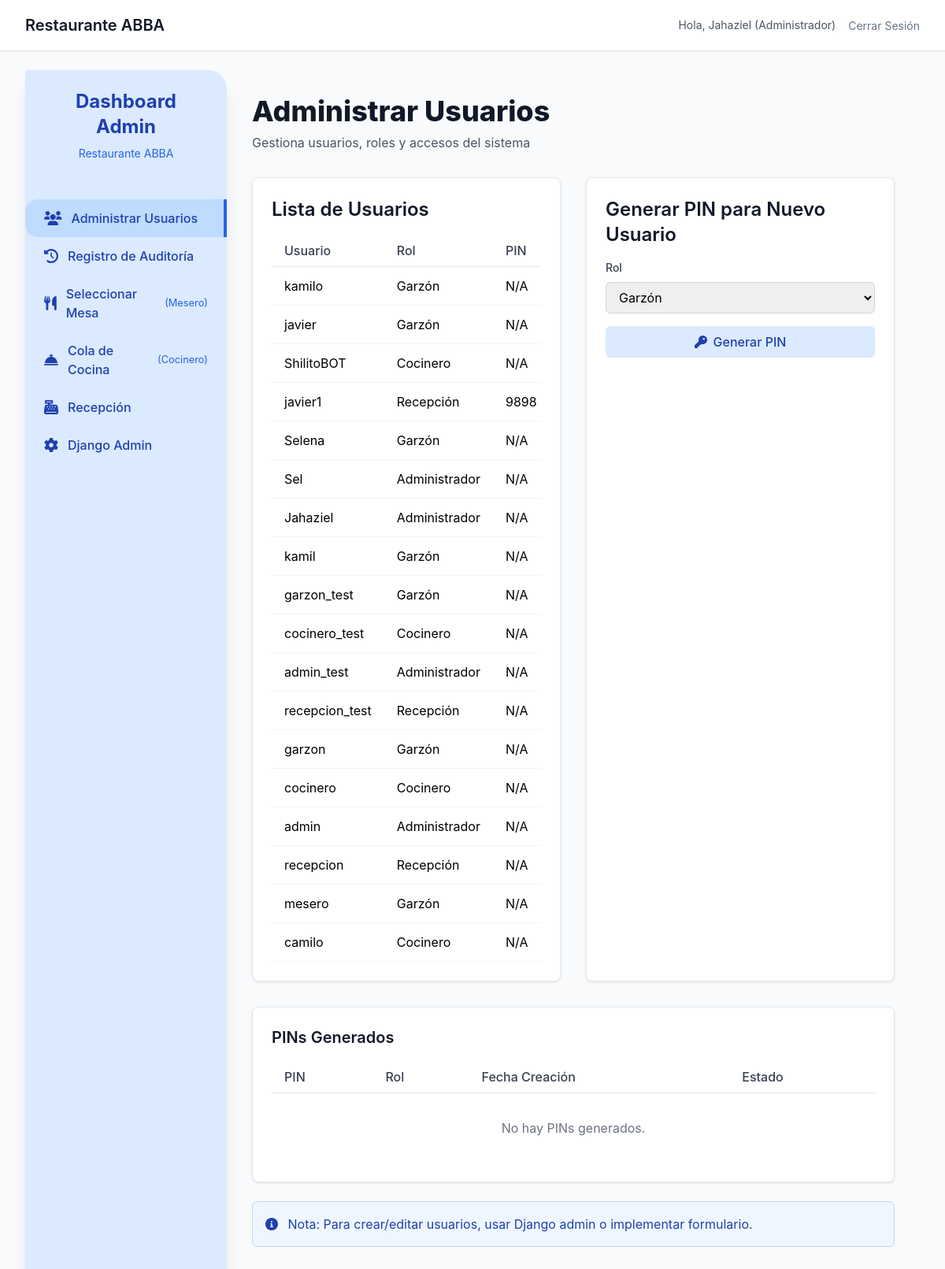
The page /home/admin-users/ (signed in) on the database its author committed.
### restaurant/models.py (models this page shows, shortened)
class UserProfile(models.Model):
    user = models.OneToOneField(User, on_delete=models.CASCADE)
    role = models.CharField("Rol", max_length=20, choices=[
        ('garzon', 'Garzón'),
        ('cocinero', 'Cocinero'),
        ('admin', 'Administrador'),
        ('recepcion', 'Recepción'),
    ], default='garzon')
    pin = models.CharField("PIN", max_length=10, blank=True)  # Para autenticación rápida
    class Meta:
        verbose_name = "Perfil de Usuario"
        verbose_name_plural = "Perfiles de Usuario"

### restaurant/views.py (the view, shortened to what this page needs)
# urls.py: path('admin-users/', views.admin_users, name='admin_users'),
@login_required
def admin_users(request):
    if request.user.userprofile.role != 'admin':
        return redirect('home')
    users = UserProfile.objects.all()
    pins = RegistrationPIN.objects.all().order_by('-created_at')
    return render(request, 'restaurant/admin_users.html', {'users': users, 'pins': pins})

### restaurant/templates/restaurant/admin_users.html (shortened to what this page needs)
{% extends "base.html" %}
{% block content %}
<div class="flex min-h-screen bg-gray-50">
    <div class="w-64 bg-blue-100 text-blue-800 shadow-xl rounded-r-3xl">
        <div class="p-6">
            <h2 class="text-2xl font-bold text-center">Dashboard Admin</h2>
            <p class="text-blue-600 text-sm mt-2 text-center">Restaurante ABBA</p>
        </div>
        <nav class="mt-6">
            <a href="{% url 'admin_users' %}" class="flex items-center py-3 px-6 hover:bg-blue-200 transition-colors duration-200 rounded-l-2xl {% if request.resolver_match.url_name == 'admin_users' %}bg-blue-200 border-r-4 border-blue-600{% endif %}">
                <i class="fas fa-users mr-3 text-lg"></i>
                <span class="font-medium">Administrar Usuarios</span>
            </a>
            <a href="{% url 'audit_log' %}" class="flex items-center py-3 px-6 hover:bg-blue-200 transition-colors duration-200 rounded-l-2xl ">
                <i class="fas fa-history mr-3 text-lg"></i>
                <span class="font-medium">Registro de Auditoría</span>
            </a>
            <a href="{% url 'select_table' %}" class="flex items-center py-3 px-6 hover:bg-blue-200 transition-colors duration-200 rounded-l-2xl ">
                <i class="fas fa-utensils mr-3 text-lg"></i>
                <span class="font-medium">Seleccionar Mesa</span>
                <small class="text-blue-600 ml-auto">(Mesero)</small>
            </a>
            <a href="{% url 'kitchen_queue' %}" class="flex items-center py-3 px-6 hover:bg-blue-200 transition-colors duration-200 rounded-l-2xl ">
                <i class="fas fa-concierge-bell mr-3 text-lg"></i>
                <span class="font-medium">Cola de Cocina</span>
                <small class="text-blue-600 ml-auto">(Cocinero)</small>
            </a>
            <a href="{% url 'reception' %}" class="flex items-center py-3 px-6 hover:bg-blue-200 transition-colors duration-200 rounded-l-2xl ">
                <i class="fas fa-cash-register mr-3 text-lg"></i>
                <span class="font-medium">Recepción</span>
            </a>
            {% if user.is_superuser %}
            <a href="/admin/" class="flex items-center py-3 px-6 hover:bg-blue-200 transition-colors duration-200 rounded-l-2xl">
                <i class="fas fa-cog mr-3 text-lg"></i>
                <span class="font-medium">Django Admin</span>
            </a>
            {% endif %}
        </nav>
    </div>
    <div class="flex-1 p-8">
        <div class="mb-8">
            <h1 class="text-4xl font-extrabold text-gray-900 mb-2">Administrar Usuarios</h1>
            <p class="text-gray-600">Gestiona usuarios, roles y accesos del sistema</p>
        </div>
        <div class="grid grid-cols-1 lg:grid-cols-2 gap-8">
            <div class="card p-6">
                <h2 class="text-2xl font-semibold text-gray-900 mb-4">Lista de Usuarios</h2>
                <div class="overflow-x-auto">
                    <table class="w-full table-auto">
                        <thead>
                            <tr class="border-b border-gray-200">
                                <th class="text-left py-2 px-4 font-medium text-gray-700">Usuario</th>
                                <th class="text-left py-2 px-4 font-medium text-gray-700">Rol</th>
                                <th class="text-left py-2 px-4 font-medium text-gray-700">PIN</th>
                            </tr>
                        </thead>
                        <tbody>
                            {% for profile in users %}
                            <tr class="border-b border-gray-100">
                                <td class="py-3 px-4">{{ profile.user.username }}</td>
                                <td class="py-3 px-4">{{ profile.get_role_display }}</td>
                                <td class="py-3 px-4">{{ profile.pin|default:"N/A" }}</td>
                            </tr>
                            {% endfor %}
                        </tbody>
                    </table>
                </div>
            </div>
            <div class="card p-6">
                <h2 class="text-2xl font-semibold text-gray-900 mb-4">Generar PIN para Nuevo Usuario</h2>
                <form method="post" class="space-y-4">
                    <div>
                        <label for="role" class="block text-sm font-medium text-gray-700 mb-2">Rol</label>
                        <select name="role" id="role" required class="w-full px-3 py-2 border border-gray-300 rounded-md focus:outline-none focus:ring-2 focus:ring-blue-500">
                            <option value="garzon">Garzón</option>
                        </select>
                    </div>
                    <button type="submit" class="btn-primary w-full py-2 px-4 rounded-md font-medium">
                        <i class="fas fa-key mr-2"></i>Generar PIN
                    </button>
                </form>
            </div>
        </div>
        <div class="card p-6 mt-8">
            <h3 class="text-xl font-semibold text-gray-900 mb-4">PINs Generados</h3>
            <div class="overflow-x-auto">
                <table class="w-full table-auto">
                    <thead>
                        <tr class="border-b border-gray-200">
                            <th class="text-left py-2 px-4 font-medium text-gray-700">PIN</th>
                            <th class="text-left py-2 px-4 font-medium text-gray-700">Rol</th>
                            <th class="text-left py-2 px-4 font-medium text-gray-700">Fecha Creación</th>
                            <th class="text-left py-2 px-4 font-medium text-gray-700">Estado</th>
                        </tr>
                    </thead>
                    <tbody>
                        {% for pin in pins %}
                        <tr class="border-b border-gray-100">
                            <td class="py-3 px-4 font-mono">{{ pin.pin }}</td>
                            <td class="py-3 px-4">{{ pin.get_role_display }}</td>
                            <td class="py-3 px-4">{{ pin.created_at|date:"d/m/Y H:i" }}</td>
                            <td class="py-3 px-4">
                                <span class="{% if pin.uses %}text-red-600{% else %}text-green-600{% endif %}">
                                    {{ pin.uses|yesno:"Usado,Disponible" }}
                                </span>
                            </td>
                        </tr>
                        {% empty %}
                        <tr>
                            <td colspan="4" class="py-8 px-4 text-center text-gray-500">No hay PINs generados.</td>
                        </tr>
                        {% endfor %}
                    </tbody>
                </table>
            </div>
        </div>
        <div class="mt-6 p-4 bg-blue-50 border border-blue-200 rounded-md">
            <p class="text-blue-800">
                <i class="fas fa-info-circle mr-2"></i>
                Nota: Para crear/editar usuarios, usar Django admin o implementar formulario.
            </p>
        </div>
    </div>
</div>
{% endblock %}

### restaurant/templates/base.html (shortened to what this page needs)
<!DOCTYPE html>
<html lang="es">
<head>
    <script src="https://cdn.tailwindcss.com"></script>
</head>
<body class="min-h-screen">
    <nav class="bg-white shadow-sm border-b border-gray-200">
        <div class="max-w-7xl mx-auto px-4 sm:px-6 lg:px-8">
            <div class="flex justify-between h-16">
                <div class="flex items-center">
                    <a href="{% url 'home' %}" class="text-xl font-semibold text-gray-900">Restaurante ABBA</a>
                </div>
                <div class="flex items-center space-x-4">
                    {% if user.is_authenticated %}
                        <span class="text-sm text-gray-600">Hola, {{ user.username }} ({{ user.userprofile.get_role_display }})</span>
                        <form method="post" action="{% url 'logout' %}" class="inline">
                            <button type="submit" class="nav-link text-sm">Cerrar Sesión</button>
                        </form>
                    {% endif %}
                </div>
            </div>
        </div>
    </nav>
    <main class="max-w-7xl mx-auto py-6 px-4 sm:px-6 lg:px-8">
        {% block content %}{% endblock %}
    </main>
</body>
</html>

### restaurant/templates/base.html (style rules this page uses)
body { background-color: #f8fafc; font-family: 'Inter', sans-serif; }
.nav-link { color: #64748b; transition: color 0.3s ease; }
.btn-primary { background-color: #dbeafe; color: #1e40af; border: none; }
.card { background-color: white; border: 1px solid #e2e8f0; border-radius: 0.5rem; box-shadow: 0 1px 3px rgba(0, 0, 0, 0.1); }

### rows shown on the page
UserProfile: user.username "kamilo", role "Garzón", pin "N/A"
UserProfile: user.username "javier", role "Garzón", pin "N/A"
UserProfile: user.username "ShilitoBOT", role "Cocinero", pin "N/A"
UserProfile: user.username "javier1", role "Recepción", pin "9898"
UserProfile: user.username "Selena", role "Garzón", pin "N/A"
UserProfile: user.username "Sel", role "Administrador", pin "N/A"
UserProfile: user.username "Jahaziel", role "Administrador", pin "N/A"
UserProfile: user.username "kamil", role "Garzón", pin "N/A"
UserProfile: user.username "garzon_test", role "Garzón", pin "N/A"
UserProfile: user.username "cocinero_test", role "Cocinero", pin "N/A"
UserProfile: user.username "admin_test", role "Administrador", pin "N/A"
UserProfile: user.username "recepcion_test", role "Recepción", pin "N/A"
UserProfile: user.username "garzon", role "Garzón", pin "N/A"
UserProfile: user.username "cocinero", role "Cocinero", pin "N/A"
UserProfile: user.username "admin", role "Administrador", pin "N/A"
UserProfile: user.username "recepcion", role "Recepción", pin "N/A"
UserProfile: user.username "mesero", role "Garzón", pin "N/A"
UserProfile: user.username "camilo", role "Cocinero", pin "N/A"

### other values the page prints
{{ user.username }} "Jahaziel"
{{ user.userprofile.get_role_display }} "Administrador"
